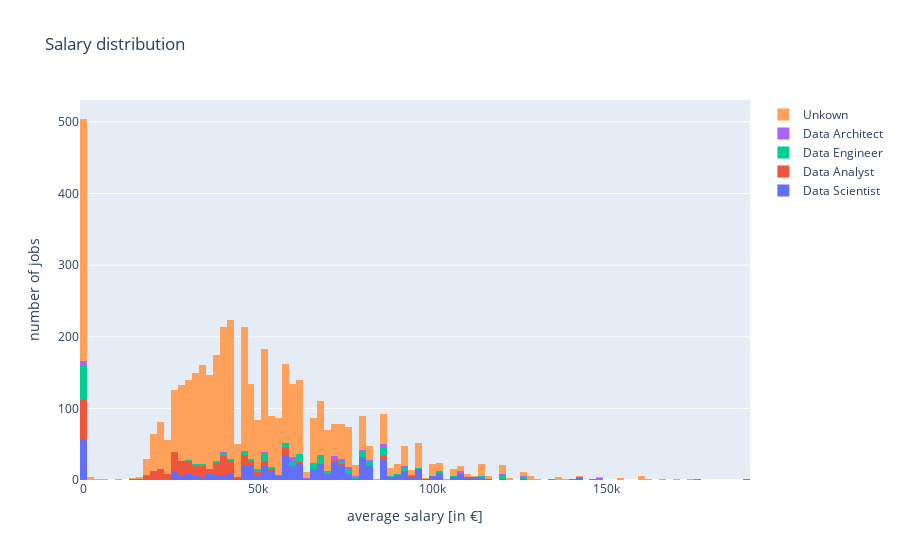

Notebook code cell kept with this figure:
### Code cell


### Figure 1 — Plotly figure (JSON) as saved in the notebook; plotly's stock layout.template omitted (floating-point values rounded to 4 significant figures; data arrays with more than 128 entries replaced by an {"elided": "..."} marker saying what was removed)
{"data": [{"name": "Data Scientist", "type": "histogram", "x": {"elided": "1443 float values"}}, {"name": "Data Analyst", "type": "histogram", "x": {"elided": "795 float values"}}, {"name": "Data Engineer", "type": "histogram", "x": {"elided": "513 float values"}}, {"name": "Data Architect", "type": "histogram", "x": {"elided": "132 float values"}}, {"name": "Unkown", "type": "histogram", "x": {"elided": "7788 float values"}}], "layout": {"autosize": true, "barmode": "stack", "title": {"text": "Salary distribution"}, "xaxis": {"autorange": true, "range": [-1000, 191000], "title": {"text": "average salary [in €]"}, "type": "linear"}, "yaxis": {"autorange": true, "range": [0, 530.5], "title": {"text": "number of jobs"}}}}
